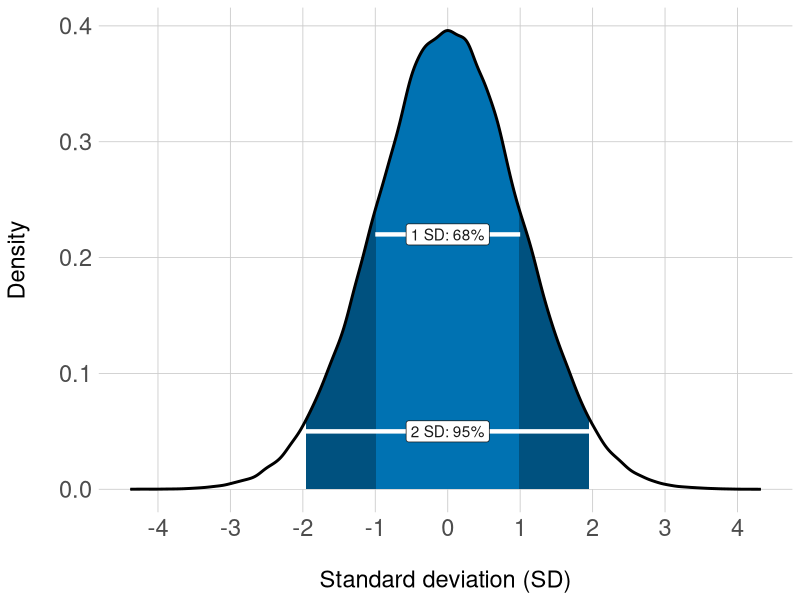

Reproduce this figure in R. (Note: this script raises an error after producing the figure.)
## ---- chunk 1
# Load packages
library(dplyr)
library(tidyr)
library(ggplot2)
library(gganimate)
library(knitr)

# set seed
set.seed(123)

# knitr chunk options
opts_chunk$set(echo = TRUE,
               eval = TRUE,
               include = TRUE,
               warning = FALSE,
               message = FALSE,
               cache = TRUE,
               cache.extra = rand_seed,
               fig.width = 7,
               fig.height = 7,
               tidy = FALSE)
## ---- chunk 2
# Generate formal distribution of mean = 0, sd = 1
norm.df <- rnorm(200000, mean = 0, sd = 1) %>%
    data_frame(values = .)

# Calculate density from norm.df
norm.dens <- density(norm.df$values)
norm.dens <- data_frame(x = norm.dens$x, y = norm.dens$y)

# Calculate quantiles from norm.df
q2.5 <- quantile(norm.df$values, 0.025)
q97.5 <- quantile(norm.df$values, 0.975)
q16 <- quantile(norm.df$values, 0.16)
q84 <- quantile(norm.df$values, 0.84)

# Use quantiles to filter data for geom_ribbon
dens_95 <- norm.dens %>%
    filter(x > q2.5 & x < q97.5) %>%
    mutate(quant = rep('2SD', length(x)))
dens_68 <- norm.dens %>%
    filter(x > q16 & x < q84) %>%
    mutate(quant = rep('1SD', length(x)))
ribbon <- do.call(rbind, list(dens_95, dens_68))

# Plots
norm.plot <- ggplot() +
    geom_density(data = norm.df, aes(x = values),
                 fill = '#FFFFFF') +
    geom_ribbon(data = ribbon[ribbon$quant == '2SD', ],
                              aes(x = x, ymax = y, ymin = 0), 
                fill = '#00517f') +
    geom_ribbon(data = ribbon[ribbon$quant == '1SD', ],
                              aes(x = x, ymax = y, ymin = 0),
                fill = '#0072B2') +
    geom_density(data = norm.df, aes(x = values),
                 size = 1) +
    geom_segment(aes(x = -1, xend = 1,
                     y = 0.22, yend = 0.22), 
               colour = "#FFFFFF", size = 1.5) +
    geom_label(aes(label = '1 SD: 68%', x = 0, y = 0.22), 
              colour = 'gray10', fill = '#FFFFFF') +
    geom_segment(aes(x = -1.96, xend = 1.96,
                     y = 0.05, yend = 0.05), 
               colour = "#FFFFFF", size = 1.5) +
    geom_label(aes(label = '2 SD: 95%', x = 0, y = 0.05), 
              colour = 'gray10', fill = '#FFFFFF') +
    scale_x_continuous(breaks = seq(from = -4, to = 4, by = 1)) +
    labs(x = '\nStandard deviation (SD)', y = 'Density\n') +
    theme(plot.title = element_text(size = 17), 
          axis.text = element_text(size = 17),
          axis.title = element_text(size = 17),
          axis.ticks = element_blank(),
          panel.grid.major = element_line(colour = 'gray80', size = 0.3),
          panel.background = element_blank())
# Save plot
ggsave('normal-distr.png', norm.plot, width = 7, height = 5)
## ---- chunk 3
# Generate data (6 samples from a normal distribution: mean = 0, sd = 1)
prec_data <- rnorm(200000, mean = 0, sd = 1)
foo <- list() # empty list
bar <- seq(from = 10, to = 1000, by = 20) # sample sizes
for(i in 1:50) {
    foo[[i]] <- sample(prec_data, bar[i])
    foo <- lapply(foo, data.frame)
    df.name <- seq(from = 10, to = 1000, by = 20)
    names(foo[[i]]) <- df.name[i]
    foo
}

# Clean-up data for plotting
baz <- foo %>%
    rbind_all() %>%
    gather(key, value) %>%
    filter(!is.na(value)) %>%
    group_by(key) %>%
    summarise(n = length(value),
              sem = sd(value) / sqrt(sum(1:length(key)))) %>%
    select(n, sem) %>%
    arrange(n)

# Plot data
prec.plot <- ggplot(data = baz, aes(y = sem, x = n, 
                                    frame = n)) +
    geom_line(aes(cumulative = TRUE), 
              colour = '#0072B2', size = 1) +
    geom_hline(yintercept = 0, 
               colour = "#E69F00", size = 1) +
    labs(title = 'Standard error of the mean as a function of sample size\nfor samples drawn from a normal distribution\n(N = 200,000, mean = 0, sd = 1) n =',
         x = '\nSample size', y = 'Standard error of the mean (SEM)\n') +
    theme(plot.title = element_text(size = 15), 
          axis.text = element_text(size = 15),
          axis.title = element_text(size = 15),
          axis.ticks = element_blank(),
          panel.grid.major = element_line(colour = 'gray80', size = 0.3),
          panel.background = element_blank())

# Save plot
gg_animate(prec.plot, interval = 0.2, 'sem.gif')
## ---- chunk 4
# Create empty objects, counter, and right-skewed data
foo <- rexp(200000)
bar <- list()
cnt <- 1:5000

# Take 5000 samples of n = 200 from 'data' and make a list of sample means.
for(i in cnt){
    bar[[i]] <- mean(sample(foo, size = 200))
}

#######################
# Central limit theorem

# Unlist and round to reduce the number of bins for CLT
baz <- round(unlist(bar), 2)

# cross-tabulate the data
boo <- xtabs(~baz)

# Extract the names ('bins')
nam <- names(boo)

# Make data.frame for plotting
bee <- data_frame(sample = c(1:length(boo)),
                  mean = as.numeric(nam),
                  freq = as.numeric(boo))

######################
# Law of Large Numbers 

# Unlist for LLN
baz_2 <- unlist(bar)

# Calculate cummulative mean for plotting
zoot <- baz_2 %>%
    data_frame(mean = .) %>%
    mutate(cmean = round(cummean(mean),4),
           count = 1:length(mean)) %>%
    select(count, mean, cmean)
## ---- chunk 5
# Create df from original data for plotting
distr <- data_frame(data = foo)

# Plot original distribution
distr.plot <- ggplot(distr, aes(data)) +
    geom_density(fill = '#0072B2', colour = '#0072B2') +
    geom_vline(xintercept = mean(foo), colour = "#E69F00", size = 1) +
    scale_x_continuous(limits = c(0, 14),
                       breaks = c(0, 2, 4, 6, 8, 10, 12, 14)) +
    scale_y_continuous(limits = c(0, 1),
                       breaks = c(0, 0.2, 0.4, 0.6, 0.8, 1)) +
    labs(x = '\nValue', y = 'Probability\n') +
    theme(plot.title = element_text(size = 17), 
          axis.text = element_text(size = 17),
          axis.title = element_text(size = 17),
          axis.ticks = element_blank(),
          panel.grid.major = element_line(colour = 'gray80', size = 0.3),
          panel.background = element_blank())

# Save plot
ggsave('original-distr.png', distr.plot)
## ---- chunk 6
# Plot CLT data
clt <- ggplot(bee, aes(y = freq, x = mean, frame = sample)) +
    geom_bar(aes(cumulative = TRUE), stat = 'identity',
             fill = '#0072B2', colour = '#0072B2') +
    geom_vline(xintercept = mean(foo), colour = "#E69F00", size = 1) +
    scale_x_continuous(limits = c(0.7, 1.3),
                       breaks = seq(from = 0.7, to = 1.3, by = 0.1)) +
    labs(title = 'bin counter =',
         x = '\nSample mean', y = 'Frequency\n') +
    theme(plot.title = element_text(size = 20),
          axis.text = element_text(size = 20),
          axis.title = element_text(size = 20),
          axis.ticks = element_blank(),
          panel.grid.major = element_line(colour = 'gray80', size = 0.3),
          panel.background = element_blank())

# Animate plots
gg_animate(clt, interval = 0.2, 'central-limit.gif')
## ---- chunk 7
# Trim the data to roughly equal the number of frames in the CLT plot
bee_length <- dim(bee)[1]
sample_freq <- length(zoot$count)/bee_length
filter_foo <- seq(from = 1, to = length(cnt), by = sample_freq)
zoot_short <- zoot[filter_foo, ]

# Plot LLN data
lln <- ggplot(zoot_short, aes(y = cmean, x = count)) + 
    geom_line(aes(frame = count, cumulative = TRUE), 
              colour = '#0072B2') +
    geom_hline(yintercept = mean(foo), colour = "#E69F00", size = 1) +
    labs(title = 'Sample counter =',
         x = '\nSample number', y = 'Cumulative mean\n') +
    theme(plot.title = element_text(size = 20),
          axis.text = element_text(size = 20),
          axis.title = element_text(size = 20),
          axis.ticks = element_blank(),
          panel.grid.major = element_line(colour = 'gray80', size = 0.3),
          panel.background = element_blank())

# Animate plots
gg_animate(lln, interval = 0.2, 'law-large-numbers.gif')
## ---- chunk 8
sessionInfo()
